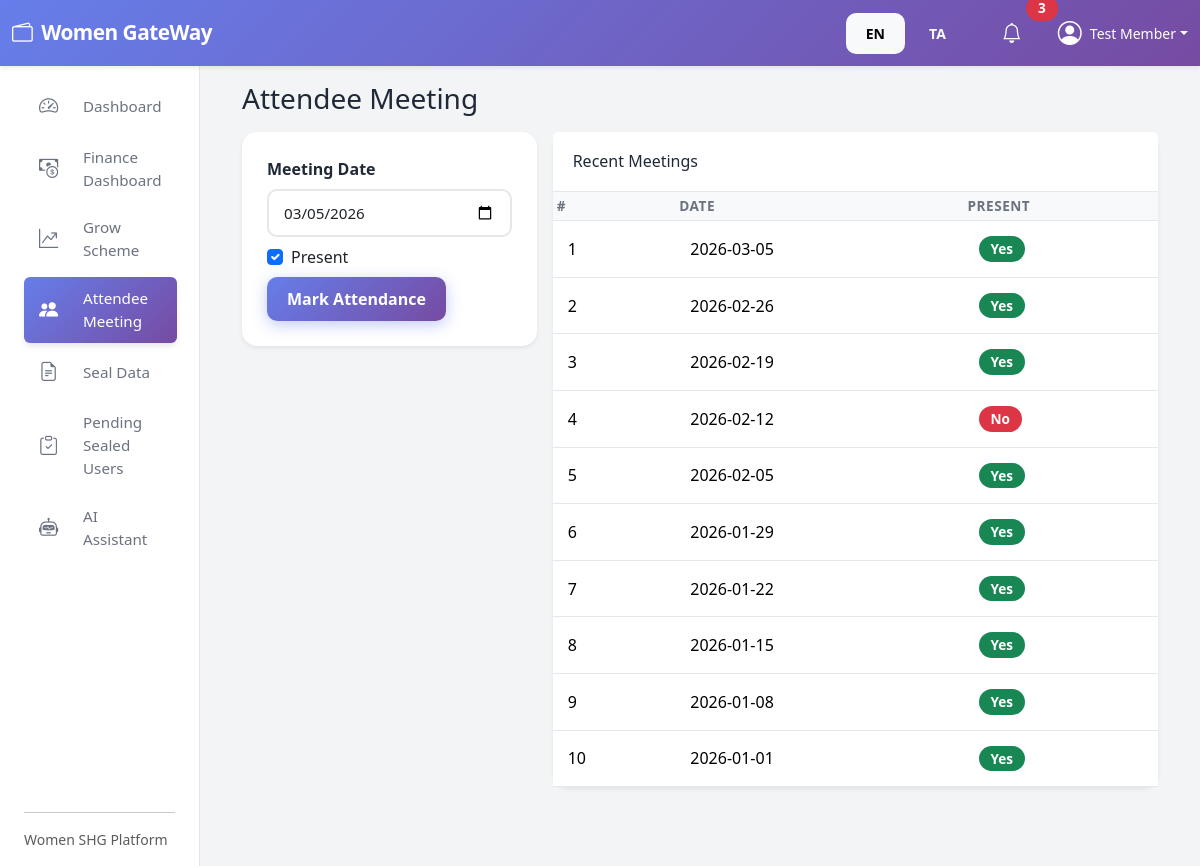
The page /user/attendance (signed in) on the database its author committed.
### models.py (models this page shows, shortened)
class User(UserMixin, db.Model):
    __tablename__ = "users"
    id = db.Column(db.Integer, primary_key=True)
    full_name = db.Column(db.String(120), nullable=False)
    email = db.Column(db.String(120), unique=True, nullable=False, index=True)
    phone = db.Column(db.String(20))
    password_hash = db.Column(db.String(255), nullable=False)
    role = db.Column(db.String(20), default="USER", nullable=False)
    aadhaar_number = db.Column(db.String(12))
    pan_number = db.Column(db.String(10))
    address = db.Column(db.String(255))
    bank_account_number = db.Column(db.String(32))
    ifsc_code = db.Column(db.String(20))
    join_date = db.Column(db.Date, default=date.today)
    savings = db.relationship("Savings", backref="user", lazy="dynamic")
    loans = db.relationship("Loan", backref="user", lazy="dynamic")
    attendance_records = db.relationship("Attendance", backref="user", lazy="dynamic")
    def is_admin(self):
        return self.role.upper() == "ADMIN"

class Attendance(db.Model):
    __tablename__ = "attendance"
    id = db.Column(db.Integer, primary_key=True)
    user_id = db.Column(db.Integer, db.ForeignKey("users.id"), nullable=False)
    meeting_date = db.Column(db.Date, default=date.today, nullable=False)
    present = db.Column(db.Boolean, default=True, nullable=False)

### user.py (the view, shortened to what this page needs)
@user_bp.route("/attendance", methods=["GET", "POST"])
@login_required
def attendee_meeting():
    form = AttendanceForm()
    records = (
        Attendance.query.filter_by(user_id=current_user.id)
        .order_by(Attendance.meeting_date.desc())
        .all()
    )
    return render_template("user/attendee_meeting.html", form=form, records=records)

### forms.py
class AttendanceForm(FlaskForm):
    meeting_date = DateField("Meeting Date", default=date.today, validators=[DataRequired()])
    present = BooleanField("Present", default=True)
    submit = SubmitField("Mark Attendance")

### templates/user/attendee_meeting.html (shortened to what this page needs)
{% extends "base.html" %}
{% block content %}
<div class="container-fluid">
    <h3 class="mb-3">{{ t('Attendee Meeting') }}</h3>
    <div class="row g-3">
        <div class="col-md-4">
            <div class="card shadow-sm">
                <div class="card-body">
                    <form method="POST">
                        <div class="mb-2">
                            {{ form.meeting_date.label(class="form-label") }}
                            {{ form.meeting_date(class="form-control") }}
                        </div>
                        <div class="form-check mb-2">
                            {{ form.present(class="form-check-input") }}
                            {{ form.present.label(class="form-check-label") }}
                        </div>
                        <button class="btn btn-primary">{{ t('Mark Attendance') }}</button>
                    </form>
                </div>
            </div>
        </div>
        <div class="col-md-8">
            <div class="card shadow-sm">
                <div class="card-header bg-white">
                    <h6 class="mb-0">{{ t('Recent Meetings') }}</h6>
                </div>
                <div class="card-body p-0">
                    <table class="table table-sm mb-0">
                        <thead class="table-light">
                            <tr>
                                <th>#</th>
                                <th>{{ t('Date') }}</th>
                                <th>{{ t('Present') }}</th>
                            </tr>
                        </thead>
                        <tbody>
                            {% for r in records %}
                            <tr>
                                <td>{{ loop.index }}</td>
                                <td>{{ r.meeting_date }}</td>
                                <td>
                                    {% if r.present %}
                                        <span class="badge bg-success">{{ t('Yes') }}</span>
                                    {% else %}
                                        <span class="badge bg-danger">{{ t('No') }}</span>
                                    {% endif %}
                                </td>
                            </tr>
                            {% else %}
                            <tr>
                                <td colspan="3" class="text-center text-muted py-3">
                                    {{ t('No records yet.') }}
                                </td>
                            </tr>
                            {% endfor %}
                        </tbody>
                    </table>
                </div>
            </div>
        </div>
    </div>
</div>
{% endblock %}

### templates/base.html (shortened to what this page needs)
<!doctype html>
<html lang="{{ 'ta' if lang == 'ta' else 'en' }}">
<head>
    <link href="https://cdn.jsdelivr.net/npm/bootstrap@5.3.3/dist/css/bootstrap.min.css" rel="stylesheet">
    <link href="https://cdn.jsdelivr.net/npm/bootstrap-icons@1.11.3/font/bootstrap-icons.css" rel="stylesheet">
</head>
<body class="bg-light">
<nav class="navbar navbar-expand-lg navbar-dark top-navbar shadow-sm">
    <div class="container-fluid">
        <a class="navbar-brand fw-bold" href="#">
            <i class="bi bi-wallet2 me-1"></i> Women GateWay
        </a>
        <div class="d-flex align-items-center ms-auto">
            <div class="me-3">
                <a href="?lang=en" class="btn btn-sm btn-outline-light {% if lang == 'en' %}active{% endif %}">EN</a>
                <a href="?lang=ta" class="btn btn-sm btn-outline-light {% if lang == 'ta' %}active{% endif %}">TA</a>
            </div>
            <button class="btn btn-link text-white position-relative me-3">
                <i class="bi bi-bell fs-5"></i>
                <span class="position-absolute top-0 start-100 translate-middle badge rounded-pill bg-danger">3</span>
            </button>
            {% if current_user.is_authenticated %}
            <div class="dropdown">
                <a class="d-flex align-items-center text-white text-decoration-none dropdown-toggle" href="#" id="profileDropdown" data-bs-toggle="dropdown" aria-expanded="false">
                    <i class="bi bi-person-circle fs-4 me-2"></i>
                    <span class="small">{{ current_user.full_name }}</span>
                </a>
            </div>
            {% endif %}
        </div>
    </div>
</nav>
<div class="container-fluid">
    <div class="row flex-nowrap">
        {% if current_user.is_authenticated %}
        <div class="col-auto col-md-3 col-xl-2 px-sm-2 px-0 sidebar bg-white shadow-sm">
            <div class="d-flex flex-column align-items-sm-start px-3 pt-3 min-vh-100">
                {% if current_user.is_admin() %}
                <ul class="nav nav-pills flex-column mb-sm-auto mb-0 w-100" id="menu">
                    <li class="nav-item">
                        <a href="{{ url_for('admin.admin_dashboard') }}" class="nav-link sidebar-link {% if request.endpoint == 'admin.admin_dashboard' %}active{% endif %}">
                            <i class="bi bi-speedometer2 me-2"></i><span>{{ t('Dashboard') }}</span>
                        </a>
                    </li>
                    <li>
                        <a href="{{ url_for('admin.subadmin_list') }}" class="nav-link sidebar-link {% if 'subadmin' in request.endpoint %}active{% endif %}">
                            <i class="bi bi-people me-2"></i><span>{{ t('Subadmin Management') }}</span>
                        </a>
                    </li>
                    <li>
                        <a href="{{ url_for('admin.durable_payments') }}" class="nav-link sidebar-link {% if 'durable_payments' in request.endpoint %}active{% endif %}">
                            <i class="bi bi-credit-card-2-front me-2"></i><span>{{ t('Durable Payments') }}</span>
                        </a>
                    </li>
                </ul>
                {% else %}
                <ul class="nav nav-pills flex-column mb-sm-auto mb-0 w-100" id="menu-user">
                    <li class="nav-item">
                        <a href="{{ url_for('user.user_dashboard') }}" class="nav-link sidebar-link {% if request.endpoint == 'user.user_dashboard' %}active{% endif %}">
                            <i class="bi bi-speedometer2 me-2"></i><span>{{ t('Dashboard') }}</span>
                        </a>
                    </li>
                    <li>
                        <a href="{{ url_for('user.finance_dashboard') }}" class="nav-link sidebar-link {% if 'finance_dashboard' in request.endpoint %}active{% endif %}">
                            <i class="bi bi-cash-coin me-2"></i><span>{{ t('Finance Dashboard') }}</span>
                        </a>
                    </li>
                    <li>
                        <a href="{{ url_for('user.grow_scheme') }}" class="nav-link sidebar-link {% if 'grow_scheme' in request.endpoint %}active{% endif %}">
                            <i class="bi bi-graph-up-arrow me-2"></i><span>{{ t('Grow Scheme') }}</span>
                        </a>
                    </li>
                    <li>
                        <a href="{{ url_for('user.attendee_meeting') }}" class="nav-link sidebar-link {% if 'attendee_meeting' in request.endpoint %}active{% endif %}">
                            <i class="bi bi-people-fill me-2"></i><span>{{ t('Attendee Meeting') }}</span>
                        </a>
                    </li>
                    <li>
                        <a href="{{ url_for('user.seal_data') }}" class="nav-link sidebar-link {% if 'seal_data' in request.endpoint %}active{% endif %}">
                            <i class="bi bi-file-earmark-text me-2"></i><span>{{ t('Seal Data') }}</span>
                        </a>
                    </li>
                    <li>
                        <a href="{{ url_for('user.pending_sealed') }}" class="nav-link sidebar-link {% if 'pending_sealed' in request.endpoint %}active{% endif %}">
                            <i class="bi bi-clipboard-check me-2"></i><span>{{ t('Pending Sealed Users') }}</span>
                        </a>
                    </li>
                    <li>
                        <a href="{{ url_for('user.bot') }}" class="nav-link sidebar-link {% if 'bot' in request.endpoint %}active{% endif %}">
                            <i class="bi bi-robot me-2"></i><span>{{ t('AI Assistant') }}</span>
                        </a>
                    </li>
                </ul>
                {% endif %}
                <hr class="w-100">
                <p class="small text-muted mb-3">Women SHG Platform</p>
            </div>
        </div>
        {% endif %}
        <main class="col py-3 main-content">
            {% block content %}{% endblock %}
        </main>
    </div>
</div>
</body>
</html>

### templates/base.html (style rules this page uses)
:root { --primary-gradient: linear-gradient(135deg, #667eea 0%, #764ba2 100%); --primary-color: #667eea; --secondary-color: #764ba2; --success-color: #10b981; --warning-color: #f59e0b; --danger-color: #ef4444; --info-color: #3b82f6; --text-primary: #1f2937; --text-secondary: #6b7280; --bg-light: #f9fafb; --bg-lighter: #f3f4f6; --border-color: #e5e7eb; --shadow-sm: 0 1px 2px 0 rgba(0, 0, 0, 0.05); --shadow-md: 0 4px 6px -1px rgba(0, 0, 0, 0.1); --shadow-lg: 0 10px 15px -3px rgba(0, 0, 0, 0.1); }
* { margin: 0; padding: 0; box-sizing: border-box; }
body { font-family: 'Segoe UI', Tahoma, Geneva, Verdana, sans-serif; color: var(--text-primary); background-color: var(--bg-lighter); }
.top-navbar { background: var(--primary-gradient); box-shadow: var(--shadow-md); border-bottom: none; }
.top-navbar .navbar-brand { font-size: 1.3rem; font-weight: 700; letter-spacing: -0.5px; }
.top-navbar .btn-link { color: white !important; text-decoration: none; }
.sidebar { background-color: white; border-right: 1px solid var(--border-color); box-shadow: var(--shadow-sm); min-height: 100vh; }
.sidebar-link { color: var(--text-secondary); border-radius: 10px; padding: 10px 15px; margin-bottom: 5px; display: flex; align-items: center; gap: 12px; font-size: 0.95rem; font-weight: 500; transition: all 0.3s ease; text-decoration: none; }
.sidebar-link i { font-size: 1.2rem; min-width: 24px; }
.sidebar-link.active { background: var(--primary-gradient); color: white; box-shadow: var(--shadow-md); }
.main-content { background-color: var(--bg-lighter); min-height: calc(100vh - 56px); padding: 30px; }
.card { border: none; border-radius: 15px; box-shadow: var(--shadow-md); transition: all 0.3s ease; }
.card-header { background-color: white; border-bottom: 1px solid var(--border-color); border-radius: 15px 15px 0 0; padding: 20px; font-weight: 600; color: var(--text-primary); }
.card-body { padding: 25px; }
.table { color: var(--text-primary); }
.table thead { background-color: var(--bg-light); }
.table thead th { border-color: var(--border-color); font-weight: 600; color: var(--text-secondary); text-transform: uppercase; font-size: 0.85rem; letter-spacing: 0.5px; }
.table tbody td { border-color: var(--border-color); padding: 15px; vertical-align: middle; }
.form-label { font-weight: 600; color: var(--text-primary); margin-bottom: 8px; }
.form-control, .form-select { border: 2px solid var(--border-color); border-radius: 10px; padding: 11px 15px; font-size: 0.95rem; transition: all 0.3s ease; }
.btn { border-radius: 10px; font-weight: 600; padding: 10px 20px; transition: all 0.3s ease; border: none; }
.btn-primary { background: var(--primary-gradient); color: white; box-shadow: 0 4px 15px rgba(102, 126, 234, 0.4); }
.badge { padding: 6px 12px; border-radius: 20px; font-weight: 600; font-size: 0.85rem; }

### rows shown on the page
User: full_name "Test Member"
Attendance: meeting_date "2026-03-05", t "Yes"
Attendance: meeting_date "2026-02-26", t "Yes"
Attendance: meeting_date "2026-02-19", t "Yes"
Attendance: meeting_date "2026-02-12", t "No"
Attendance: meeting_date "2026-02-05", t "Yes"
Attendance: meeting_date "2026-01-29", t "Yes"
Attendance: meeting_date "2026-01-22", t "Yes"
Attendance: meeting_date "2026-01-15", t "Yes"
Attendance: meeting_date "2026-01-08", t "Yes"
Attendance: meeting_date "2026-01-01", t "Yes"

### other values the page prints
{{ t('Dashboard') }} "Dashboard"
{{ t('Finance Dashboard') }} "Finance Dashboard"
{{ t('Grow Scheme') }} "Grow Scheme"
{{ t('Attendee Meeting') }} "Attendee Meeting"
{{ t('Seal Data') }} "Seal Data"
{{ t('Pending Sealed Users') }} "Pending Sealed Users"
{{ t('AI Assistant') }} "AI Assistant"
{{ t('Mark Attendance') }} "Mark Attendance"
{{ t('Recent Meetings') }} "Recent Meetings"
{{ t('Date') }} "DATE"
{{ t('Present') }} "PRESENT"
